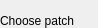
     <widget class="QWidget" name="moveBox_2">
      <property name="geometry">
       <rect>
        <x>0</x>
        <y>0</y>
        <width>98</width>
        <height>28</height>
       </rect>
      </property>
      <attribute name="label">
       <string>Move</string>
      </attribute>
      <widget class="QLabel" name="label_26">
       <property name="geometry">
        <rect>
         <x>0</x>
         <y>10</y>
         <width>101</width>
         <height>21</height>
        </rect>
       </property>
       <property name="text">
        <string>Choose patch</string>
       </property>
      </widget>
      <widget class="QSpinBox" name="chooseMove_Patch">
       <property name="geometry">
        <rect>
         <x>140</x>
         <y>10</y>
         <width>101</width>
         <height>22</height>
        </rect>
       </property>
       <property name="minimum">
        <number>-1</number>
       </property>
       <property name="maximum">
        <number>9999</number>
       </property>
       <property name="value">
        <number>-1</number>
       </property>
      </widget>
      <widget class="QDoubleSpinBox" name="chooseMoveY_Patch">
       <property name="geometry">
        <rect>
         <x>140</x>
         <y>100</y>
         <width>101</width>
         <height>22</height>
        </rect>
       </property>
       <property name="minimum">
        <double>-9999.000000000000000</double>
       </property>
       <property name="maximum">
        <double>9999.000000000000000</double>
       </property>
       <property name="singleStep">
        <double>0.010000000000000</double>
       </property>
      </widget>
      <widget class="QLabel" name="label_27">
       <property name="geometry">
        <rect>
         <x>0</x>
         <y>130</y>
         <width>101</width>
         <height>21</height>
        </rect>
       </property>
       <property name="text">
        <string>Move Z</string>
       </property>
      </widget>
      <widget class="QLabel" name="label_28">
       <property name="geometry">
        <rect>
         <x>0</x>
         <y>70</y>
         <width>101</width>
         <height>21</height>
        </rect>
       </property>
       <property name="text">
        <string>Move X</string>
       </property>
      </widget>
      <widget class="QDoubleSpinBox" name="chooseMoveX_Patch">
       <property name="geometry">
        <rect>
         <x>140</x>
         <y>70</y>
         <width>101</width>
         <height>22</height>
        </rect>
       </property>
       <property name="minimum">
        <double>-9999.000000000000000</double>
       </property>
       <property name="maximum">
        <double>9999.000000000000000</double>
       </property>
       <property name="singleStep">
        <double>0.010000000000000</double>
       </property>
      </widget>
      <widget class="QLabel" name="label_29">
       <property name="geometry">
        <rect>
         <x>0</x>
         <y>100</y>
         <width>101</width>
         <height>21</height>
        </rect>
       </property>
       <property name="text">
        <string>Move Y</string>
       </property>
      </widget>
      <widget class="QDoubleSpinBox" name="chooseMoveZ_Patch">
       <property name="geometry">
        <rect>
         <x>140</x>
         <y>130</y>
         <width>101</width>
         <height>22</height>
        </rect>
       </property>
       <property name="minimum">
        <double>-9999.000000000000000</double>
       </property>
       <property name="maximum">
        <double>9999.000000000000000</double>
       </property>
       <property name="singleStep">
        <double>0.010000000000000</double>
       </property>
      </widget>
      <widget class="QLabel" name="label_30">
       <property name="geometry">
        <rect>
         <x>0</x>
         <y>40</y>
         <width>131</width>
         <height>21</height>
        </rect>
       </property>
       <property name="text">
        <string>Choose control point</string>
       </property>
      </widget>
      <widget class="QSpinBox" name="chooseMoveCtrlPoint_Patch">
       <property name="geometry">
        <rect>
         <x>140</x>
         <y>40</y>
         <width>101</width>
         <height>22</height>
        </rect>
       </property>
       <property name="maximum">
        <number>15</number>
       </property>
       <property name="value">
        <number>0</number>
       </property>
      </widget>
     </widget>
